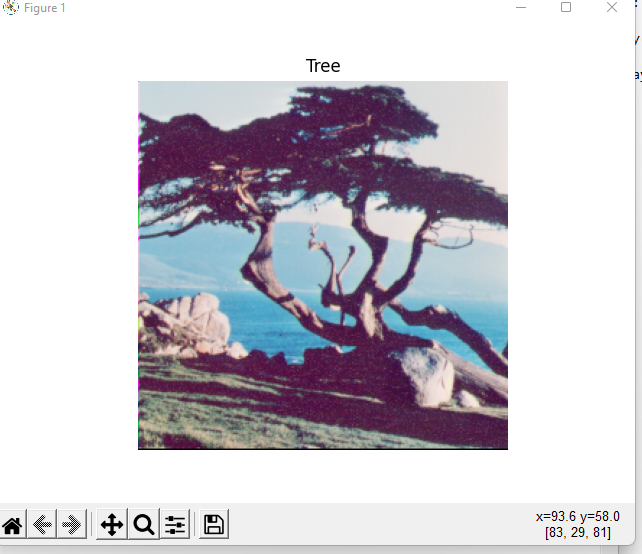

Python code for this plot:
import numpy as np
import matplotlib.pyplot as plt
img1=plt.imread('D:\\DIP\\Dataset\\misc\\4.1.06.tiff')
plt.imshow(img1)
plt.axis('off')
plt.title('Tree')
plt.show()
